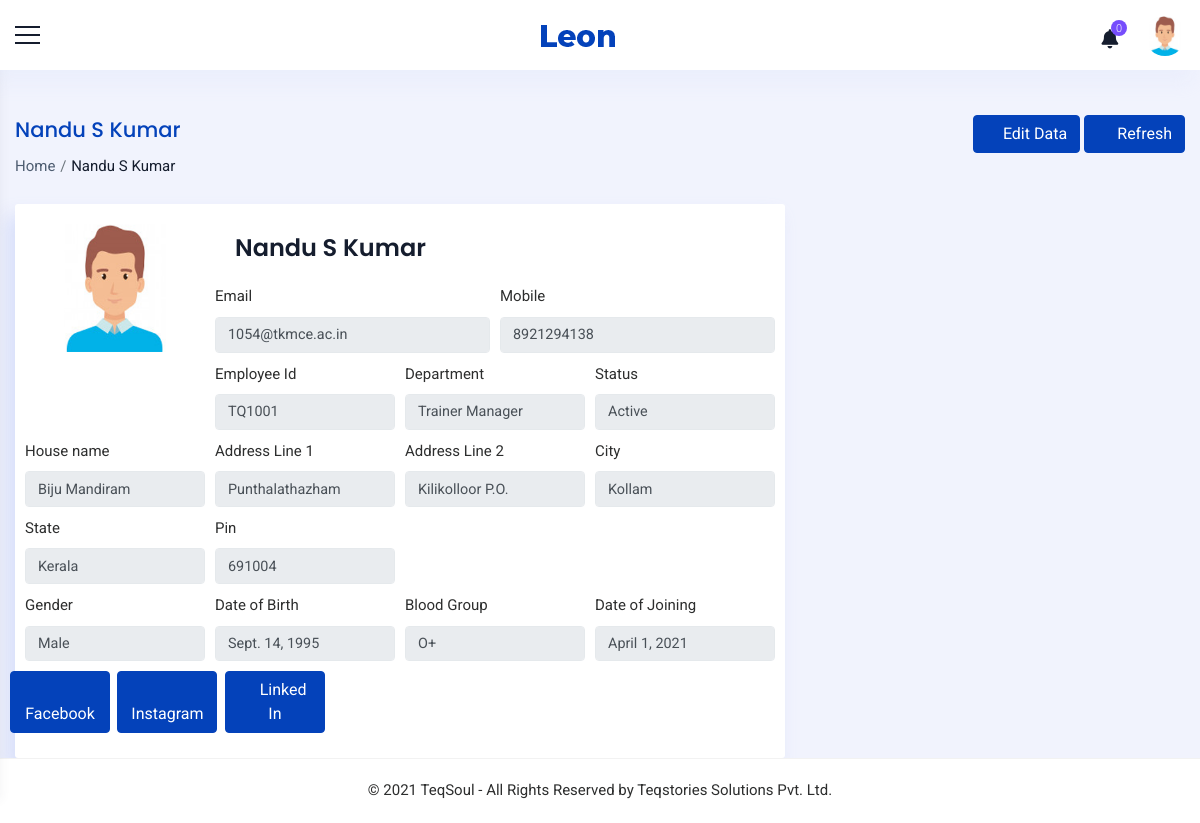
/staff/view/profile/ (signed in), run on an earlier commit of the app's database.
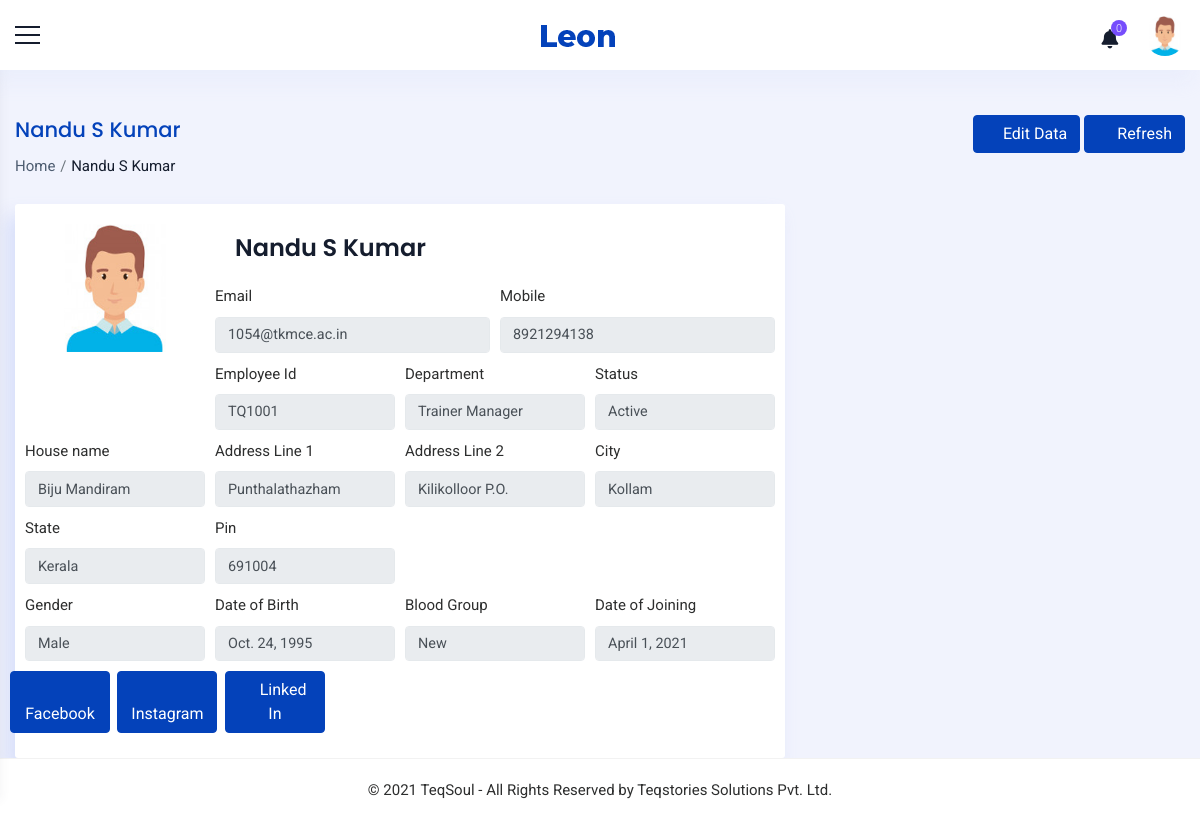
And on a later commit of the database.
### accounts/models.py (models this page shows)
class Staff(models.Model):
    value= (
    ('1', 'Operations'),
    ('2', 'Sales'),
    ('3', 'Trainer'),
    ('4', 'Admin'),
    ('5', 'Operations Manager'),
    ('6', 'Sales Manager'),
    ('7', 'Trainer Manager'),
    )
    user = models.OneToOneField(User,on_delete=models.CASCADE,null=True,blank=True)
    name = models.CharField(max_length=100,null=True, blank=True)
    empid = models.CharField(max_length=100,null=True, blank=True)
    mobile = models.CharField(max_length=10,null=True, blank=True)
    email = models.EmailField(max_length=200,null=True, blank=True)
    sex = models.CharField(max_length=10,null=True,choices=sex_choices, blank=True)
    dob = models.DateField(null=True, blank=True)
    doj = models.DateField(null=True, blank=True)
    blood_group = models.CharField(max_length=100,null=True, blank=True,choices=groups)
    house = models.CharField(max_length=100,null=True, blank=True)
    street =models.CharField(max_length=100,null=True, blank=True)
    street2 =models.CharField(max_length=100,null=True, blank=True)
    city = models.CharField(max_length=100,null=True, blank=True)
    state = models.CharField(max_length=100,null=True,choices=state, blank=True)
    pin = models.CharField(max_length=100,null=True,blank=True)
    stype = models.CharField(max_length=100,null=True,choices=value, blank=True)
    status = models.CharField(max_length=20,choices=(('Active','Active'),('Inactive','Inactive')),default='Active')
    profile_pic = models.ImageField(null=True, blank=True,upload_to='images/dp/',default='accounts/static/images/user3.png')
    facebook = models.CharField(max_length=1000, null=True, blank=True)
    linkedin = models.CharField(max_length=1000, null=True, blank=True)
    instagram = models.CharField(max_length=1000, null=True, blank=True)
    approval = models.BooleanField(null=True, blank=True, default=False)
    def __str__(self):
        return self.name
    class Meta:
        unique_together = [['name']]

### accounts/views.py (the view)
# urls.py: path('staff/view/profile/',ViewProfile.as_view(),name='view_profile'),
class ViewProfile(View):
    def get(self, request):
        x = StaffCheck(request)
        if x == True:
            staff = Staff.objects.get(user=request.user)
            notify = Notifications(staff)
            count = CountNotifications(notify)
            context={'count':count,'notify':notify,'staff':staff}
            return render(request,'common/profile.html',context)
        else:
            if request.user.is_authenticated:
                return render(request,'messages/common/permission_error.html')
            else:
                return redirect('home')

### accounts/functions.py (called while the page is built)
def StaffCheck(request):
    user = request.user
    if user.is_authenticated:
        try:
            staff = Staff.objects.get(user=user)
            if staff:
                return (True)
            else:
                return (False)
        except:
            return (False)
    else:
        return (False)

def Notifications(staff):
    notifications = Notification.objects.filter(user1=staff,status='2').order_by('-date').order_by('-time')
    return notifications

def CountNotifications(notifications):
    count = 0
    for i in notifications:
        count = count +1
    return count

### accounts/templates/common/profile.html (shortened to what this page needs)
{% extends 'common/main.html' %}
{% load static %}
{% block content %}
{% include 'common/header.html' %}
<div class="container_full">
  <div class="content_wrapper bg_homebefore inner-wrapper tables-sec">
    <div class="container-fluid">
      <div class="breadcrumbbar">
        <div class="row">
          <div class="col-md-8 col-lg-8">
            <h4 class="page-title">{{staff}}</h4>
            <div class="breadcrumb-list">
              <ol class="breadcrumb">
                <li class="breadcrumb-item"><a href="{% url 'home' %}">Home</a></li>
                <li class="breadcrumb-item active" aria-current="page">{{staff}}</li>
              </ol>
            </div>
          </div>
          <div class="col-md-4 col-lg-4 mr-0">
            <div class="widgetbar">
              <a href="{% url 'edit_profile' %}" class="btn btn-primary"><i class="ti ti-pencil-alt"></i> Edit Data</a>
              <button class="btn btn-primary" onclick="window.location.reload()"><i
                  class="ti ti-reload mr-2"></i>Refresh</button>
            </div>
          </div>
        </div>
      </div>
      <div class="row ">
        <div class="col-12 col-md-8">
          <div class="card">
           <div class="row">
            <div class="col-12 col-md-3">
              <center>
                <img class=" pro_pic" src="{{staff.profile_pic.url}}" alt="{{staff.name}}" style="width:80%;">
              </center>
            </div>
            <div class="col-12 col-md-9">
              <div class="row">
                <div class='col-12'>
                  <h4 class="m-t-0 header-title" style="padding:10px">{{staff}}</h4>
                </div>
                <div class="col-12 col-md-6" style="padding:5px">
                  <label for="exampleInputName1">Email</label>
                  <input type="text" class="form-control" value="{{staff.email}}" disabled>
                </div>
                <div class="col-12 col-md-6" style="padding:5px">
                  <label for="exampleInputName1">Mobile</label>
                  <input type="text" class="form-control" value="{{staff.mobile}}" disabled>
                </div>
                <div class="col-12 col-md-4" style="padding:5px">
                  <label for="exampleInputName1">Employee Id</label>
                  <input type="text" class="form-control" value="{{staff.empid}}" disabled>
                </div>
                <div class="col-12 col-md-4" style="padding:5px">
                  <label for="exampleInputName1">Department</label>
                  <input type="text" class="form-control" value="{{staff.get_stype_display}}" disabled>
                </div>
                <div class="col-12 col-md-4" style="padding:5px">
                  <label for="exampleInputName1">Status</label>
                  <input type="text" class="form-control" value="{{staff.status}}" disabled>
                </div>
              </div>
            </div>
            <div class="container">
              <div class="row">
                <div class="col-12 col-md-3" style="padding:5px">
                  <label for="exampleInputName1">House name</label>
                  <input type="text" class="form-control" value="{{staff.house}}" disabled>
                </div>
                <div class="col-12 col-md-3" style="padding:5px">
                  <label for="exampleInputName1">Address Line 1</label>
                  <input type="text" class="form-control" value="{{staff.street}}" disabled>
                </div>
                <div class="col-12 col-md-3" style="padding:5px">
                  <label for="exampleInputName1">Address Line 2</label>
                  <input type="text" class="form-control" value="{{staff.street2}}" disabled>
                </div>
                <div class="col-12 col-md-3" style="padding:5px">
                  <label for="exampleInputName1">City</label>
                  <input type="text" class="form-control" value="{{staff.city}}" disabled>
                </div>
                <div class="col-12 col-md-3" style="padding:5px">
                  <label for="exampleInputName1">State</label>
                  <input type="text" class="form-control" value="{{staff.state}}" disabled>
                </div>
                <div class="col-12 col-md-3" style="padding:5px">
                  <label for="exampleInputName1">Pin</label>
                  <input type="text" class="form-control" value="{{staff.pin}}" disabled>
                </div>
              </div>
            </div>
            <div class="container">
              <div class="row">
                <div class="col-12 col-md-3" style="padding:5px">
                  <label for="exampleInputName1">Gender</label>
                  <input type="text" class="form-control" value="{{staff.sex}}" disabled>
                </div>
                <div class="col-12 col-md-3" style="padding:5px">
                  <label for="exampleInputName1">Date of Birth</label>
                  <input type="text" class="form-control" value="{{staff.dob}}" disabled>
                </div>
                <div class="col-12 col-md-3" style="padding:5px">
                  <label for="exampleInputName1">Blood Group</label>
                  <input type="text" class="form-control" value="{{staff.blood_group}}" disabled>
                </div>
                <div class="col-12 col-md-3" style="padding:5px">
                  <label for="exampleInputName1">Date of Joining</label>
                  <input type="text" class="form-control" value="{{staff.doj}}" disabled>
                </div>
              </div>
            </div>
            <div class="container">
              <div class="row">
                <div class="col-12 col-md-6" style="padding:5px">
                  <div class="row">
                  <a href="{{staff.facebook}}" class="btn btn-primary col-12 col-md-3" ><i class="ti ti-facebook"></i> Facebook</a>&nbsp;&nbsp;
                  <a href="{{staff.instagram}}" class="btn btn-primary col-12 col-md-3"><i class="ti ti-instagram"></i> Instagram</a>&nbsp;&nbsp;
                  <a href="{{staff.linkedin}}" class="btn btn-primary col-12 col-md-3"><i class="ti ti-linkedin"></i> Linked In</a>&nbsp;&nbsp;
                </div>
                </div>
              </div>
            </div>
          </div>
          </div>
        </div>
      </div>
    </div>
    {% include 'common/footer.html' %}
  </div>
</div>
{% endblock %}

### accounts/templates/common/main.html (shortened to what this page needs)
{% load static %}
<!doctype html>
<html>
<head>
<link href="{% static 'css/plugins.css' %}" rel="stylesheet" >
<link href="{% static 'css/style.css' %}" rel="stylesheet">
<link rel="stylesheet" href="https://unpkg.com/@icon/themify-icons/themify-icons.css">
<link rel="stylesheet" href="https://cdnjs.cloudflare.com/ajax/libs/font-awesome/6.0.0-beta2/css/all.min.css" />
</head>
<body>
<div class="wrapper">
    {% block content %}
    {% endblock %}
</div>
</body>
</html>

### accounts/templates/common/header.html (shortened to what this page needs)
{% load static %}
<div class="header-bg">
    <header class="main-header">
      <div class="container_header phone_view border_top_bott">
        <div class="row">
          <div class="col-md-12 d-flex justify-content-between align-items-center">
            <div class="menu-icon"> <a href="javascript:void(0)" class="menu-toggler sidebar-toggler"></a> </div>
            <div class="logo d-flex align-items-center justify-content-center"> <a href="javascript:void(0)"> <strong
                  class="logo_icon"> <img src="{% static 'images/small-logo.png' %}" alt=""> </strong>  </a> </div>
            <div class="right_detail">
              <div class="row d-flex align-items-center justify-content-end">
                <div class="col-xl-12 col-12 d-flex justify-content-end">
                  <div class="right_bar_top d-flex align-items-center">
                    {% if staff %}
                        {% include 'common/notifications.html' %}
                        <div class="dropdown dropdown-user"> <a href="javascript:void(0)" class="dropdown-toggle"
                            data-toggle="dropdown" data-hover="dropdown" data-close-others="true" aria-expanded="true"> <img
                              class="img-circle pro_pic" src="{{staff.profile_pic.url}}" alt="{{staff.name}}"> </a>
                        </div>
                    {% endif %}
                  </div>
                </div>
              </div>
            </div>
          </div>
        </div>
      </div>
    </header>
  </div>

### accounts/templates/common/notifications.html (shortened to what this page needs)
<div class="dropdown dropdown-notification"> <a href="javascript:void(0)" onclick="read()" class="dropdown-toggle"
    data-toggle="dropdown" data-hover="dropdown" data-close-others="true" aria-expanded="false"> <i
      class="fa fa-bell"></i> <span class="badge_coun"> {{count}} </span> </a>
</div>

### accounts/templates/common/footer.html
<div class="row">
    <div class="col-lg-12">
      <div class="footerbar">
        <footer class="footer">
          <p class="mb-0">© <span id="year"></span> TeqSoul - All Rights Reserved by Teqstories Solutions Pvt. Ltd.</p>
        </footer>
      </div>
    </div>
  </div>

### accounts/static/css/style.css (style rules this page uses)
* { margin: 0; padding: 0; }
body { font-family: 'Roboto', sans-serif; font-size: 15px; line-height: 1.57143; font-weight: 400; color: #2d2e2e; }
h1, h2, h3, h4, h5, h6 { font-family: Poppins, sans-serif; margin-top: 0; font-weight: 600; color: #151d2e; }
a { color: #2d2e2e; transition: all 0.3s ease 0s; }
a, a:hover, a:active, a:focus { outline: none; text-decoration: none; }
i { transition: all 0.4s ease-in-out 0s; }
ul, li { list-style: outside none none; }
.img-circle { border-radius: 50%; }
.btn-primary { color: #ffffff; background-color: #0442ba; border-color: #0442ba; box-shadow: none; }
.container_full { background: #f1f3fd; margin-top: 70px; position: relative; min-height: calc(100vh - 133px); overflow-x: hidden; }
.content_wrapper { margin-left: 0; margin-right: 0px; margin-top: 0; min-height: 600px; padding: 25px 0px 0px 0px; position: relative; }
.bg_homebefore { position: relative; }
.content_wrapper { padding-top: 25px; transition: all 0.3s; margin-left: 0px; }
.card { border-radius: 3px; background-color: #ffffff; box-shadow: -8px 12px 18px 0 rgba(209, 218, 249, 0.8); border: none; }
.breadcrumbbar { margin: 20px 0 25px; padding: 0; background-color: transparent; border-radius: 3px; }
.breadcrumbbar .page-title { color: #0442ba; font-size: 21px; font-weight: 500; line-height: 30px; margin-bottom: 10px; }
.breadcrumbbar .breadcrumb-list { text-align: left; }
.breadcrumbbar .breadcrumb { margin: 0; padding: 0; display: inline-flex; background-color: transparent; }
.breadcrumbbar .breadcrumb .breadcrumb-item a { color: #4e5d71; }
.breadcrumbbar .breadcrumb .breadcrumb-item.active { color: #151d2e; }
.breadcrumbbar .breadcrumb-item + .breadcrumb-item { padding-left: 0.3rem; }
.breadcrumbbar .breadcrumb-item + .breadcrumb-item::before { padding-right: 0.3rem; }
.breadcrumbbar .widgetbar { text-align: right; }
.form-control { border-color: #e5e9ec; font-size: 13px; line-height: 2; }
.form-control { font-size: .9rem; }
.tables-sec .card { padding: 20px; }
.footerbar { padding: 20px 30px; text-align: center; background-color: #ffffff; border-top: 1px solid rgba(0, 0, 0, 0.05); }

What changed in the data, as far as the page shows it:
changed Staff "Nandu S Kumar": dob "Sept. 14, 1995" → "Oct. 24, 1995"; blood_group "O+" → "New"
